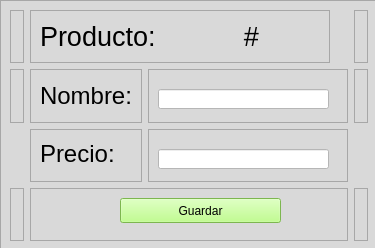
<?xml version="1.0" encoding="UTF-8"?>
<ui version="4.0">
 <class>Form</class>
 <widget class="QWidget" name="Form">
  <property name="geometry">
   <rect>
    <x>0</x>
    <y>0</y>
    <width>375</width>
    <height>248</height>
   </rect>
  </property>
  <property name="sizePolicy">
   <sizepolicy hsizetype="Fixed" vsizetype="Fixed">
    <horstretch>0</horstretch>
    <verstretch>0</verstretch>
   </sizepolicy>
  </property>
  <property name="maximumSize">
   <size>
    <width>378</width>
    <height>251</height>
   </size>
  </property>
  <property name="windowTitle">
   <string>Form</string>
  </property>
  <widget class="QFrame" name="frame">
   <property name="geometry">
    <rect>
     <x>0</x>
     <y>0</y>
     <width>378</width>
     <height>251</height>
    </rect>
   </property>
   <property name="minimumSize">
    <size>
     <width>378</width>
     <height>211</height>
    </size>
   </property>
   <property name="maximumSize">
    <size>
     <width>10000</width>
     <height>10000</height>
    </size>
   </property>
   <property name="styleSheet">
    <string notr="true">background-color: rgb(217, 217, 217);</string>
   </property>
   <property name="frameShape">
    <enum>QFrame::StyledPanel</enum>
   </property>
   <property name="frameShadow">
    <enum>QFrame::Raised</enum>
   </property>
   <layout class="QGridLayout" name="gridLayout">
    <property name="sizeConstraint">
     <enum>QLayout::SetDefaultConstraint</enum>
    </property>
    <item row="1" column="1">
     <widget class="QFrame" name="frame_8">
      <property name="frameShape">
       <enum>QFrame::StyledPanel</enum>
      </property>
      <property name="frameShadow">
       <enum>QFrame::Raised</enum>
      </property>
      <layout class="QHBoxLayout" name="horizontalLayout_3">
       <item>
        <widget class="QLabel" name="label_3">
         <property name="font">
          <font>
           <pointsize>18</pointsize>
          </font>
         </property>
         <property name="text">
          <string>Nombre:</string>
         </property>
        </widget>
       </item>
      </layout>
     </widget>
    </item>
    <item row="1" column="3">
     <widget class="QFrame" name="frame_13">
      <property name="frameShape">
       <enum>QFrame::StyledPanel</enum>
      </property>
      <property name="frameShadow">
       <enum>QFrame::Raised</enum>
      </property>
     </widget>
    </item>
    <item row="2" column="1">
     <widget class="QFrame" name="frame_9">
      <property name="frameShape">
       <enum>QFrame::StyledPanel</enum>
      </property>
      <property name="frameShadow">
       <enum>QFrame::Raised</enum>
      </property>
      <widget class="QLabel" name="label_4">
       <property name="geometry">
        <rect>
         <x>10</x>
         <y>10</y>
         <width>100</width>
         <height>29</height>
        </rect>
       </property>
       <property name="font">
        <font>
         <pointsize>18</pointsize>
        </font>
       </property>
       <property name="text">
        <string>Precio:</string>
       </property>
      </widget>
     </widget>
    </item>
    <item row="1" column="2">
     <widget class="QFrame" name="frame_3">
      <property name="minimumSize">
       <size>
        <width>200</width>
        <height>0</height>
       </size>
      </property>
      <property name="maximumSize">
       <size>
        <width>200</width>
        <height>16777215</height>
       </size>
      </property>
      <property name="frameShape">
       <enum>QFrame::StyledPanel</enum>
      </property>
      <property name="frameShadow">
       <enum>QFrame::Raised</enum>
      </property>
      <widget class="QLineEdit" name="lineEdit_nombreProducto">
       <property name="geometry">
        <rect>
         <x>10</x>
         <y>20</y>
         <width>171</width>
         <height>20</height>
        </rect>
       </property>
       <property name="styleSheet">
        <string notr="true">background-color: rgb(255, 255, 255);</string>
       </property>
      </widget>
     </widget>
    </item>
    <item row="3" column="0">
     <widget class="QFrame" name="frame_12">
      <property name="frameShape">
       <enum>QFrame::StyledPanel</enum>
      </property>
      <property name="frameShadow">
       <enum>QFrame::Raised</enum>
      </property>
     </widget>
    </item>
    <item row="1" column="0">
     <widget class="QFrame" name="frame_11">
      <property name="frameShape">
       <enum>QFrame::StyledPanel</enum>
      </property>
      <property name="frameShadow">
       <enum>QFrame::Raised</enum>
      </property>
     </widget>
    </item>
    <item row="3" column="3">
     <widget class="QFrame" name="frame_4">
      <property name="frameShape">
       <enum>QFrame::StyledPanel</enum>
      </property>
      <property name="frameShadow">
       <enum>QFrame::Raised</enum>
      </property>
     </widget>
    </item>
    <item row="3" column="1" colspan="2">
     <widget class="QFrame" name="frame_10">
      <property name="frameShape">
       <enum>QFrame::StyledPanel</enum>
      </property>
      <property name="frameShadow">
       <enum>QFrame::Raised</enum>
      </property>
      <widget class="QPushButton" name="_guardar">
       <property name="geometry">
        <rect>
         <x>90</x>
         <y>10</y>
         <width>161</width>
         <height>25</height>
        </rect>
       </property>
       <property name="minimumSize">
        <size>
         <width>0</width>
         <height>25</height>
        </size>
       </property>
       <property name="styleSheet">
        <string notr="true">background-color: rgb(175, 255, 112);</string>
       </property>
       <property name="text">
        <string>Guardar</string>
       </property>
      </widget>
     </widget>
    </item>
    <item row="0" column="3">
     <widget class="QFrame" name="frame_7">
      <property name="frameShape">
       <enum>QFrame::StyledPanel</enum>
      </property>
      <property name="frameShadow">
       <enum>QFrame::Raised</enum>
      </property>
     </widget>
    </item>
    <item row="2" column="2">
     <widget class="QFrame" name="frame_14">
      <property name="minimumSize">
       <size>
        <width>200</width>
        <height>0</height>
       </size>
      </property>
      <property name="frameShape">
       <enum>QFrame::StyledPanel</enum>
      </property>
      <property name="frameShadow">
       <enum>QFrame::Raised</enum>
      </property>
      <widget class="QLineEdit" name="lineEdit_precioProducto">
       <property name="geometry">
        <rect>
         <x>10</x>
         <y>20</y>
         <width>171</width>
         <height>20</height>
        </rect>
       </property>
       <property name="styleSheet">
        <string notr="true">background-color: rgb(255, 255, 255);</string>
       </property>
      </widget>
     </widget>
    </item>
    <item row="0" column="0">
     <widget class="QFrame" name="frame_5">
      <property name="frameShape">
       <enum>QFrame::StyledPanel</enum>
      </property>
      <property name="frameShadow">
       <enum>QFrame::Raised</enum>
      </property>
     </widget>
    </item>
    <item row="0" column="1" colspan="2">
     <widget class="QFrame" name="frame_6">
      <property name="minimumSize">
       <size>
        <width>150</width>
        <height>0</height>
       </size>
      </property>
      <property name="maximumSize">
       <size>
        <width>300</width>
        <height>16777215</height>
       </size>
      </property>
      <property name="frameShape">
       <enum>QFrame::StyledPanel</enum>
      </property>
      <property name="frameShadow">
       <enum>QFrame::Raised</enum>
      </property>
      <layout class="QHBoxLayout" name="horizontalLayout_2">
       <item>
        <widget class="QLabel" name="label">
         <property name="font">
          <font>
           <pointsize>20</pointsize>
          </font>
         </property>
         <property name="text">
          <string>Producto:</string>
         </property>
        </widget>
       </item>
       <item>
        <widget class="QLabel" name="label_2">
         <property name="font">
          <font>
           <pointsize>20</pointsize>
          </font>
         </property>
         <property name="text">
          <string>#</string>
         </property>
         <property name="alignment">
          <set>Qt::AlignCenter</set>
         </property>
        </widget>
       </item>
      </layout>
     </widget>
    </item>
   </layout>
  </widget>
 </widget>
 <resources/>
 <connections/>
</ui>
